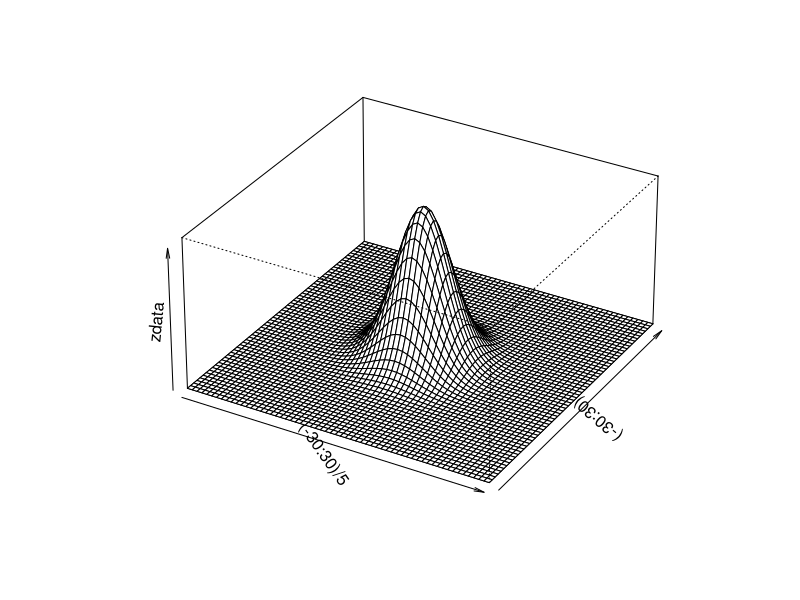
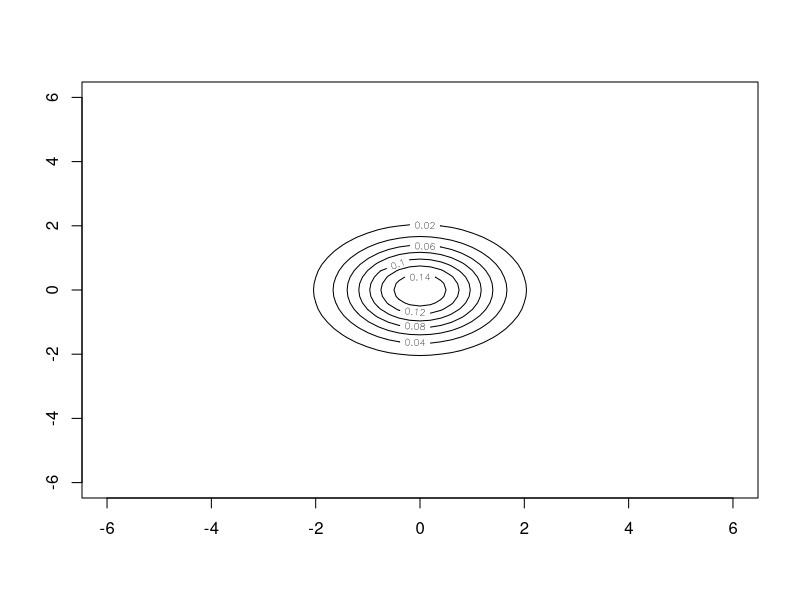
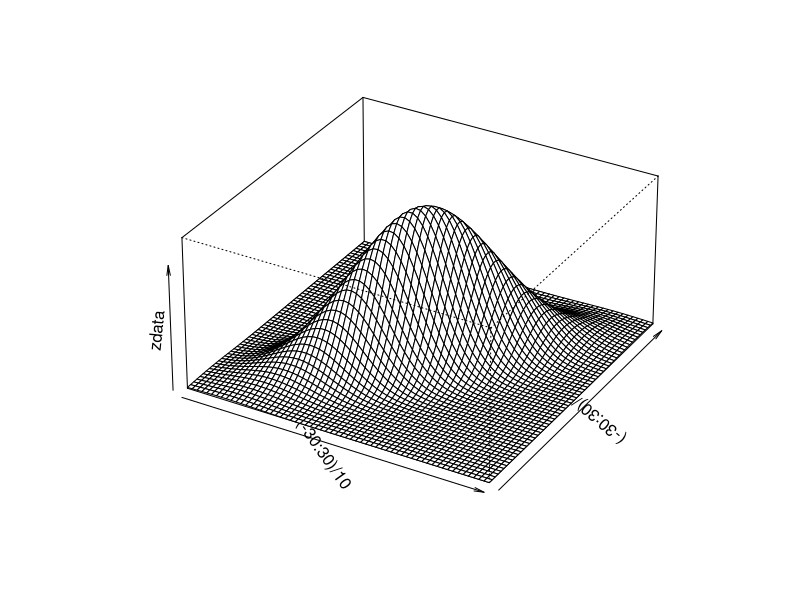
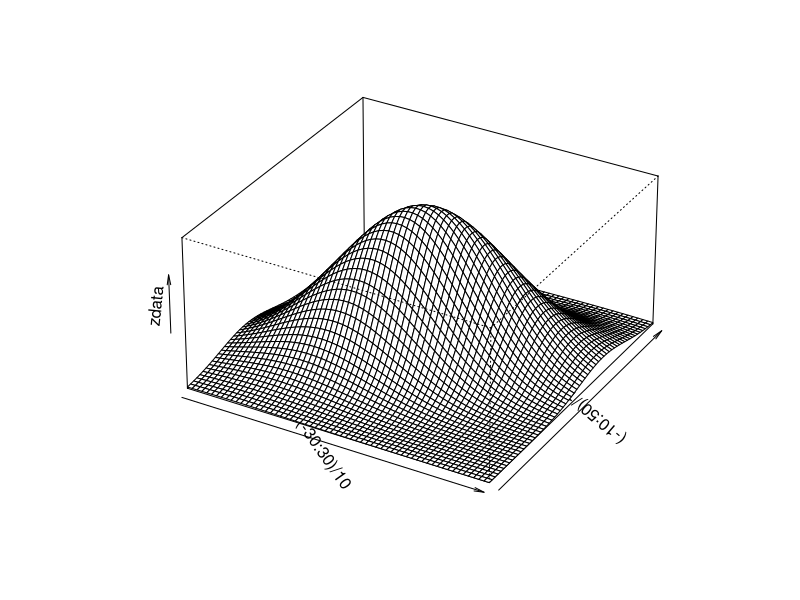

R code for these plots, in order:
library(mvtnorm)
# R may be used to nd out the eigenvalues and (orthonormal) eigenvectors:
eigen(rbind(c(1, .75), c(.75, 1)))

# The density surface of a bivariate normal distribution with rho = 0 and equal variance:
zxy <- cbind(x=rep((-30:30)/5, rep(61, 61)), y = rep((-30:30)/5, 61))
zdata <- matrix(dmvnorm(zxy, mean = c(0, 0), sigma = rbind(c(1, 0), c(0, 1))), ncol = 61, byrow = T)
persp((-30:30)/5, (-30:30)/5, zdata, theta = 30, phi = 30, r = 20, expand = .5)
contour((-30:30)/5, (-30:30)/5, zdata)

#The density surface of a bivariate normal distribution with rho = 0:75 and equal variance:
zxy <- cbind(x=rep((-30:30)/10, rep(61, 61)), y = rep((-30:30)/10, 61))
zdata <- matrix(dmvnorm(zxy, mean = c(0, 0), sigma = rbind(c(1, 0.75), c(0.75, 1))), ncol = 61, byrow = T)
persp((-30:30)/10, (-30:30)/10, zdata, theta = 30, phi = 30, r = 20, expand = .5)


#Example 2.14
B <- eigen(rbind(c(4, 1, 2), c(1, 9, -3), c(2, -3, 25)))
SRSigma <- B$vectors%*%diag(sqrt(B$values))%*%t(B$vectors)

#Exercise 4.2
A <- eigen(rbind(c(2, 1/sqrt(2)), c(1/sqrt(2), 1)))
# major axis
sqrt(A$values[1]*1.39)
A$vectors[,1]
# minor axis
sqrt(A$values[2]*1.39)
A$vectors[,2]
# The density surface 
zxy <- cbind(x=rep((-30:30)/10, rep(61, 61)), y = rep((-10:50)/10, 61))
zdata <- matrix(dmvnorm(zxy, mean = c(0, 2), sigma = rbind(c(2, 1/sqrt(2)), c(1/sqrt(2), 1))), ncol = 61, byrow = T)
persp((-30:30)/10, (-10:50)/10, zdata, theta = 30, phi = 30, r = 20, expand = .5)



